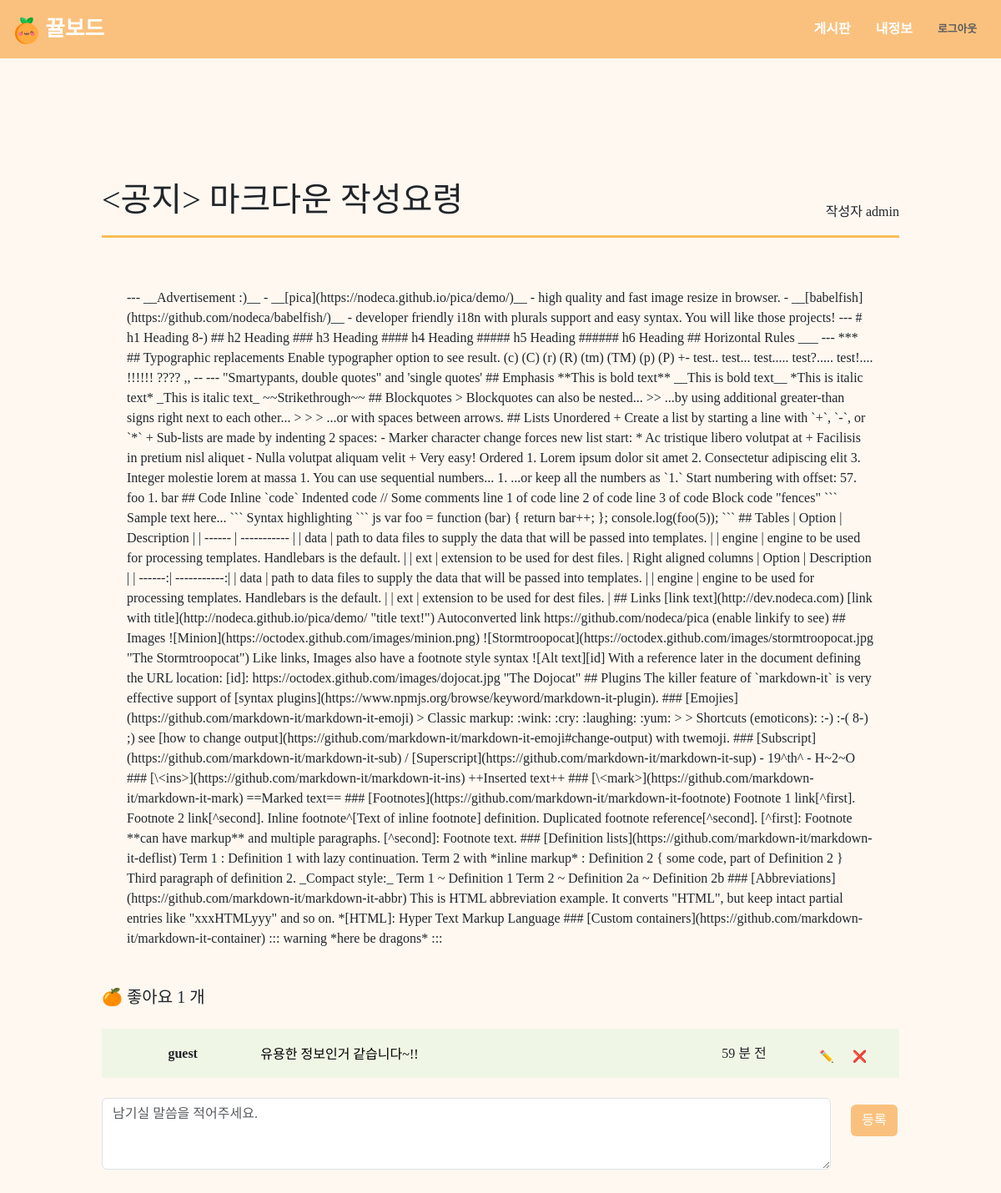
Screenshot of /board/detail/1 (signed in) with the database file from the repository.
### app/database.py (models this page shows, shortened)
class Post(db.Model):
    post_id = db.Column(db.Integer, primary_key=True, autoincrement=True)
    title = db.Column(db.String, nullable=False)
    body = db.Column(db.Text, nullable=False)
    user_id = db.Column(db.Integer, ForeignKey('user.user_id'), nullable=False)
    status = db.Column(db.String, nullable=True)
    problem_url = db.Column(db.String, nullable=True)
    created_at = db.Column(db.DateTime, nullable=False)
    updated_at = db.Column(db.DateTime, nullable=False)
    click_count = db.Column(db.Integer, nullable=True)
    like_count = db.Column(db.Integer, nullable=True)
    secret_mode = db.Column(db.Boolean, nullable=True)
    user = relationship('User', back_populates='posts', lazy='joined')
    comments = relationship('Comment', back_populates='post', lazy='joined', cascade='all, delete-orphan')
    notice_mode = db.Column(db.Boolean, default=0)

class User(UserMixin, db.Model):
    user_id = db.Column(db.Integer, primary_key=True)
    username = db.Column(db.String, unique=True, nullable=False)
    password = db.Column(db.String)
    email = db.Column(db.String, unique=True)
    grade = db.Column(db.Integer, default=0)
    userpic = db.Column(db.String)
    comment = db.Column(db.String)
    created_at = db.Column(db.DateTime, default=datetime.now)
    posts = relationship('Post', back_populates='user', lazy='joined')
    comments = relationship('Comment', back_populates='user', lazy='joined')

class Comment(db.Model):
    comment_id = db.Column(db.Integer, primary_key=True, autoincrement=True)
    comments = db.Column(db.String, nullable=False)
    user_id = db.Column(db.Integer, ForeignKey('user.user_id'), nullable=False)
    post_id = db.Column(db.Integer, ForeignKey('post.post_id'), nullable=False)
    created_at = db.Column(db.DateTime, nullable=False)
    updated_at = db.Column(db.DateTime, nullable=False)
    post = relationship('Post', back_populates='comments', lazy='joined')
    user = relationship('User', back_populates='comments', lazy='joined')

### app/board/routes.py (the view)
@board_bp.route('/detail/<post_id>')
def render_detail(post_id):
    post = Post.query.filter_by(post_id=post_id).first()
    if post.secret_mode:
        if not (post.user_id == current_user.user_id or current_user.grade):
            flash("접근 권한이 없습니다!", "info")
            return redirect(request.referrer)
    if not post:
        flash("게시글이 존재하지 않습니다!", "info")
        return redirect(request.referrer)
    post.click_count += 1
    db.session.commit()
    isLogin = current_user.is_authenticated
    comments = Comment.query.filter_by(post_id=post_id).order_by(Comment.created_at.desc()).all()
    return render_template('board/detail.html', isLogin=isLogin, post=post, comments=comments, comCount=len(comments))

### app/__init__.py (called while the page is built)
def create_app():
    app = Flask(__name__, template_folder='../templates', static_folder='../static')
    CORS(app)
    app.secret_key = read_from_json('secret.json')["SECRETKEY"]
    loginManager = LoginManager()
    loginManager.init_app(app)
    @loginManager.user_loader
    def load_user(user_id):
        from .database import User
        return User.query.get(int(user_id))
    basedir = os.path.abspath(os.path.dirname(__file__))
    app.config['SQLALCHEMY_DATABASE_URI'] = \
        'sqlite:///' + os.path.join(basedir, 'database.db')
    db.init_app(app)
    app.register_blueprint(acc_bp)
    app.register_blueprint(board_bp)
    return app

### templates/board/detail.html (shortened to what this page needs)
{% extends "layout.html" %}
{% block head %}
<link rel="stylesheet" href="https://cdnjs.cloudflare.com/ajax/libs/highlight.js/10.7.2/styles/default.min.css">
{% endblock %}
{% block content%}
<div class="container">
    <div class="center">
        <div class="main">
            <div class="boardTitle">
                <h1>{{post.title}}</h1>
                <p>작성자 {{post.user.username}}</p>
            </div>
            <div class="detail-mainText">
                <div class="markdownView">{{post.body}}</div>
            </div>
            <div class="comment-text-line mt-3 mb-4">
                <h3> 🍊 좋아요 {{ comCount}} 개</h3>
            </div>
            <div class="commentBox text-center" style="background-color: rgba(208, 239, 201, 0.317); padding: 10px 0px 10px 30px">
                {% for com in comments %}
                    <div class="row mt-2">
                        <div class="col-lg-2"><b>{{com.user.username}}</b></div>
                        <div class="col-lg-7 comments text-start"><input type="text" class="commentInput" data-comm-id="{{ com.comment_id }}" style="border: none; background-color: transparent;" value="{{com.comments}}" readonly></div>
                        <div class="col-lg-1 createTime" data-created-at="{{com.created_at}}"></div>
                        <div class="col-lg-2">
                            <button class="btn btn-sm btn-request">✏️</button>
                            <button class="btn btn-sm btn-request" data-comm-id="{{ com.comment_id }}">❌</button>
                        </div>
                    </div>
                {% endfor %}
            </div>
            {% if current_user.is_authenticated %}
                <form id="comment-form" action="{{url_for('board.add_comment')}}" method="post">
                    <div class="row mt-4">
                        <div class="col-11">
                            <textarea id="text-comments" class="form-control" rows="3" placeholder="남기실 말씀을 적어주세요."
                                name="comments"></textarea>
                        </div>
                        <div class="col-1">
                            <button id="btn-register" type="submit" class="btn btn-theme-color mt-2">등록</button>
                        </div>
                    </div>
                </form>
            {% endif %}
        </div>
    </div>
</div>
{% endblock %}

### static/css/board.css (style rules this page uses)
.btn-theme-color, .btn-theme-color:hover { background-color: #FAC17E; color: #FFFFFF; }

### static/css/comment.css (style rules this page uses)
.comment-text-line h3 { font-size: 20px; display: inline; }

### static/css/detail.css (style rules this page uses)
.detail-mainText { padding: 30px; }
.row { width: auto; }
.comment-text-line { margin-bottom: 15px; }

### rows the page displays
Post: title "<공지> 마크다운 작성요령", body "--- __Advertisement :)__ - __[pica](https://nodeca.github.io/pica/demo/)__ - high quality and fast image resize in browser. - __[babelfish](https://github.com/nodeca/babelfish/)__ - developer friendly i18n with plurals support and easy syntax. You will like those projects! --- # h1 Heading 8-) ## h2 Heading ### h3 Heading #### h4 Heading ##### h5 Heading ###### h6 Heading ## Horizontal Rules ___ --- *** ## Typographic replacements Enable typographer option to see result. (c) (C) (r) (R) (tm) (TM) (p) (P) +- test.. test... test..... test?..... test!.... !!!!!! ???? ,, -- --- \"Smartypants, double quotes\" and 'single quotes' ## Emphasis **This is bold text** __This is bold text__ *This is…"
User: user.username "admin"
Comment: user.username "guest", comments "유용한 정보인거 같습니다~!!"

### other values shown
{{ comCount }} "1"
